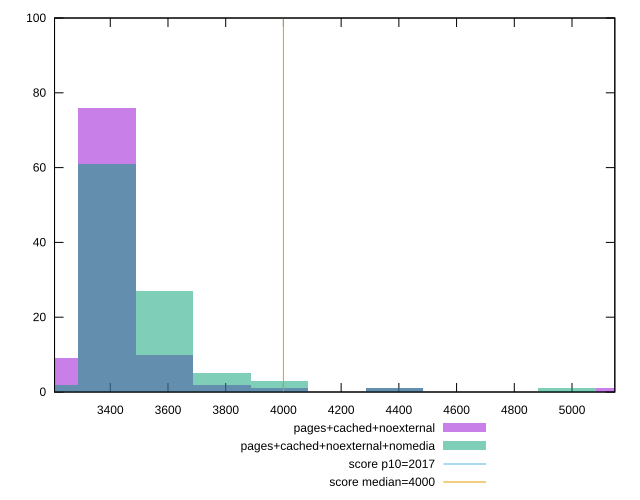

Generate this figure with gnuplot:
reset

$pagesCachedNoexternal <<EOF
3189.2213782601484 9
3388.5477144014076 76
3787.2003866839264 2
3587.8740505426667 10
4385.179395107704 1
5182.484739672741 1
3986.5267228251855 1
EOF

$pagesCachedNoexternalNomedia <<EOF
3388.5477144014076 61
3587.8740505426667 27
3189.2213782601484 2
3787.2003866839264 5
3986.5267228251855 3
4983.158403531482 1
4385.179395107704 1
EOF

set key outside below
set boxwidth 199.32633614125928
set xrange [3206.8639999999987:5148.347999999988]
set yrange [0:100]
set trange [0:100]
set style fill transparent solid 0.5 noborder

set parametric
set terminal svg size 640, 500 enhanced background rgb 'white'
set output "reprap/mainthread-work-breakdown/comparison/histogram/2_vs_3.svg"

plot $pagesCachedNoexternal title "pages+cached+noexternal" with boxes, \
     $pagesCachedNoexternalNomedia title "pages+cached+noexternal+nomedia" with boxes, \
     2017,t title "score p10=2017", \
     4000,t title "score median=4000"

reset
